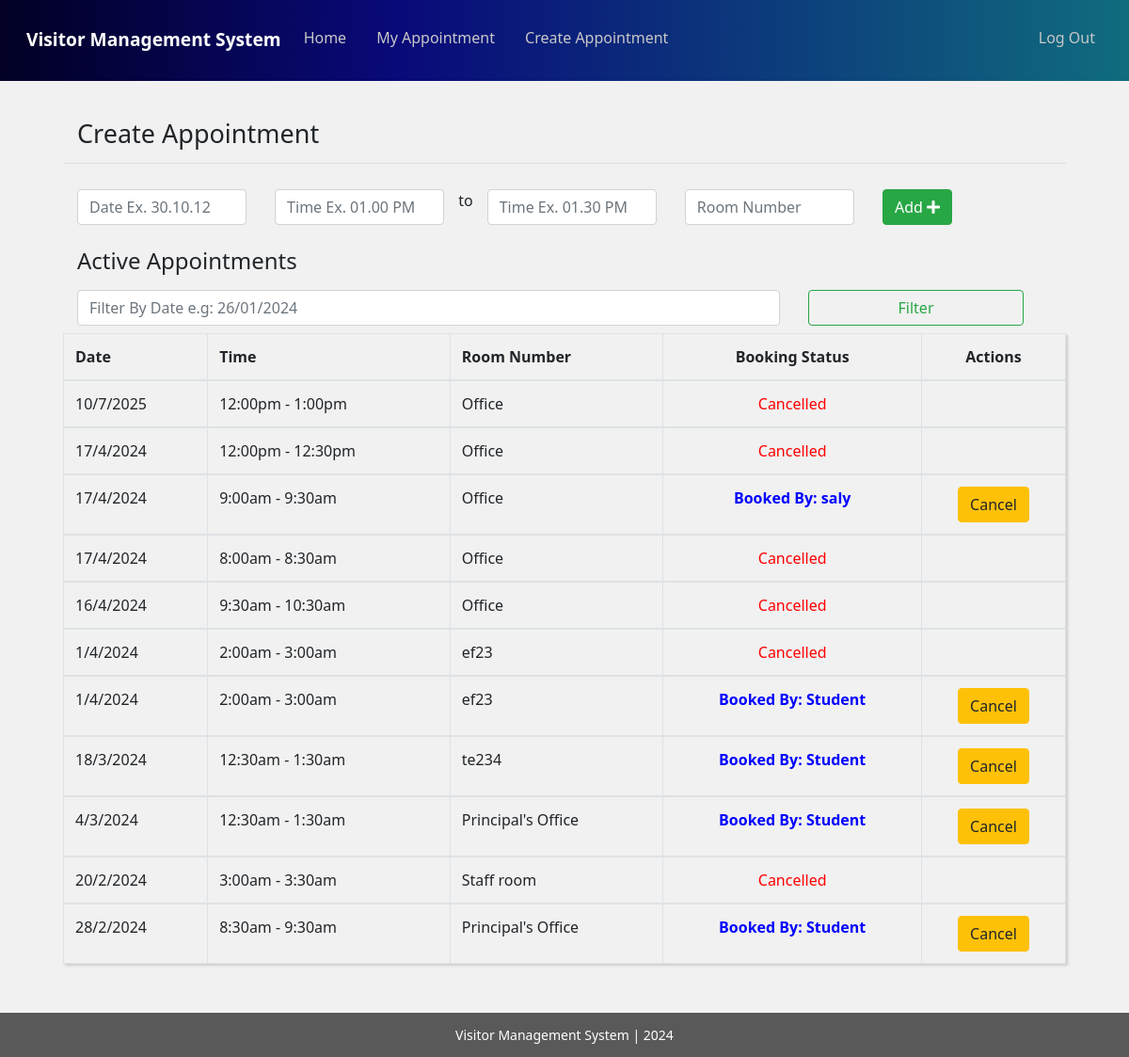
Before: /teacher/create_appointment/ (signed in) with the older database file.
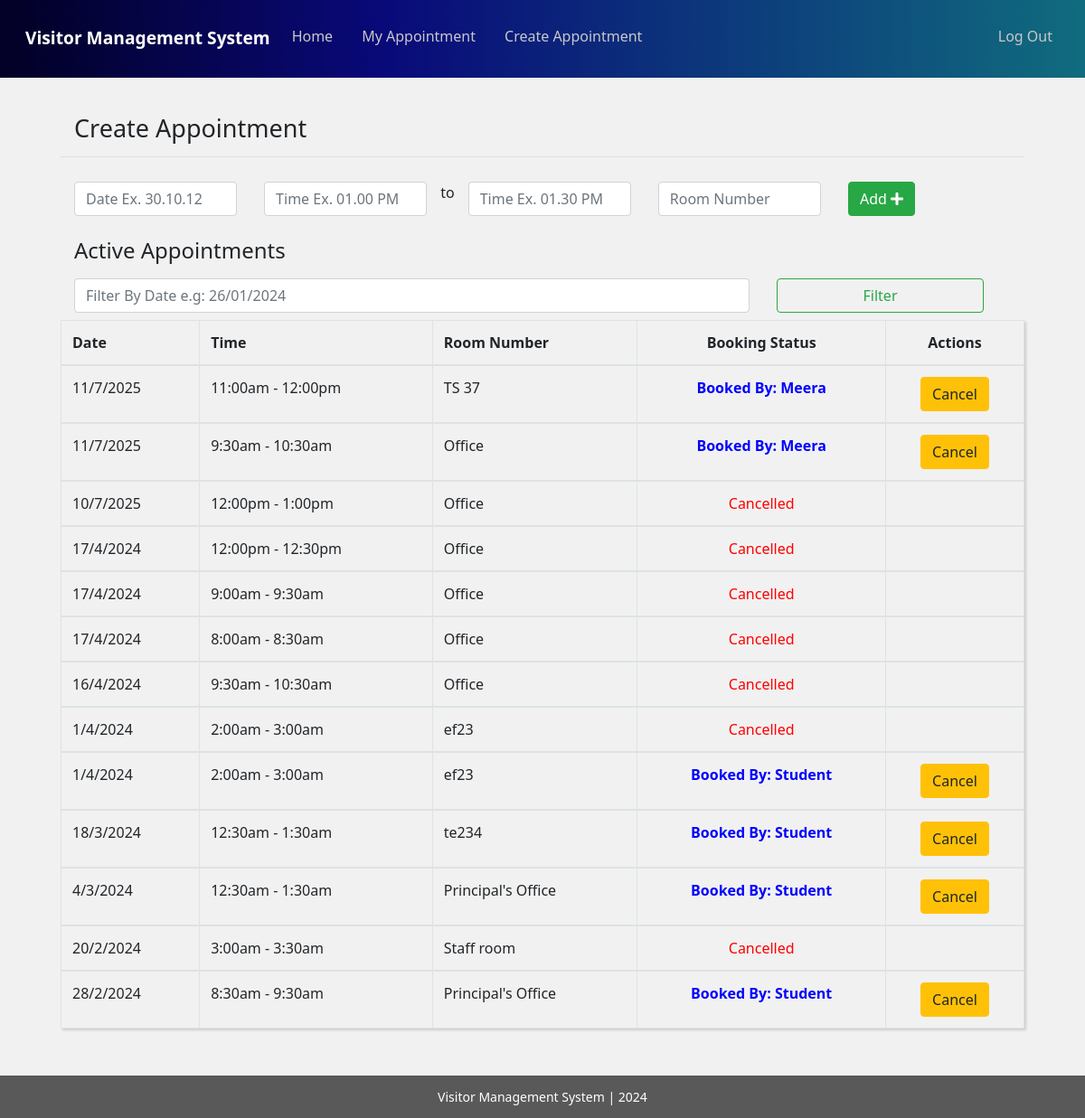
After: the same page with the newer database file.
### teacher/models.py (models this page shows, shortened)
class Appointment(models.Model):
	user=models.ForeignKey(settings.AUTH_USER_MODEL,blank=True, null=True,on_delete=models.DO_NOTHING)
	date=models.CharField(max_length=50)
	time_start=models.CharField(max_length=50)
	time_end=models.CharField(max_length=50)
	room_number=models.CharField(max_length=50)
	appointment_with=models.CharField(max_length=50,blank=True)
	update_time=models.DateField(auto_now=True, auto_now_add=False)
	frist_time=models.DateField(auto_now=False, auto_now_add=True)
	status=models.CharField(max_length=10, null=True)
	cancel_reason=models.TextField(blank=True)

### teacher/views.py (the view)
# urls.py: path('create_appointment/', views.teacher_appointment_list, name='teacher_appointment_list'),
def teacher_appointment_list(request):
	logger.info('add new entry')
	group_name=Group.objects.all().filter(user = request.user)# get logget user grouped name
	group_name=str(group_name[0]) # convert to string
	if "Teacher" == group_name:
		user_name=request.user.get_username()#Getting Username
		appointment_list = Appointment.objects.all().order_by("-id").filter(user=request.user)
		q=request.GET.get("q") #search start
		if q:
			appointment_list=appointment_list.filter(date__icontains=q)
		else:
			appointment_list = appointment_list #search end
		appointments= {
		    "query": appointment_list,
		    "user_name":user_name,
		    "form":AppointmentForm(),
		}
		form = AppointmentForm(request.POST or None)
		if form.is_valid():
			saving=form.save(commit=False)
			saving.user=request.user
			saving.save()
			messages.success(request, 'Post Created Sucessfully')
		return render(request, 'teacher_create_appointment.html', appointments )
	else:
		return redirect('http://127.0.0.1:8000/')

### teacher/forms.py
class AppointmentForm(forms.ModelForm):
	class Meta:
		model=Appointment
		fields=[
		    "date",
		    "time_start",
		    "time_end",
		    "room_number",
		    "appointment_with",
			"status"
		]

### templates/teacher_create_appointment.html (shortened to what the changed rows need)
{% extends 'common_teacher.html' %}
{% block common_teacher %}
   <div class="student">
           <div class="container">
          <div class="row min-height">
                             <table class="table table-hover table-bordered" style="box-shadow: rgba(0, 0, 0, 0.15) 1.95px 1.95px 2.6px;">
                                       <thead >
                                        <tr>
                                          <th scope="col">Date</th>
                                          <th scope="col">Time</th>
                                          <th scope="col">Room Number</th>
                                          <th scope="col" style="text-align: center;">Booking Status</th>
                                          <th scope="col" style="text-align: center;"> Actions</th>
                                        </tr>
                                      </thead>{% for appoint in query %}
                                      {% if appoint.appointment_with != '' %}
                                      <tbody>
                                        <tr>
                                          <td>{{appoint.date}}</td>
                                          <td>{{appoint.time_start}} - {{appoint.time_end}}</td>
                                          <td>{{appoint.room_number}}</td>
                                          <td style="text-align: center;">
                                            {% if appoint.status == "Cancelled" %}
                                              <div style="color: red; font-weight: 500;">{{appoint.status}}</div>
                                            {% else %}
                                            <div style="color: blue; font-weight: 600;">Booked By: {{appoint.appointment_with}}</div>
                                            {% endif %}
                                          </td>
                                          {% if appoint.status != "Cancelled" %}
                                          <td style="text-align: center;">
                                            <button type="button" class="btn btn-warning" data-toggle="modal" data-target="#cancelModal{{ appoint.id }}">Cancel</button>
                                          </td>
                                          {% endif %}
                                        </tr>
                                      </tbody>{% endif %}
                                      {% endfor %}
                              </table>
              </div>
          </div>
      </div>
{% endblock common_teacher %}

Changed rows visible on the page:
added Appointment: date "11/7/2025", time_start "11:00am", time_end "12:00pm", room_number "TS 37", appointment_with "Meera"
added Appointment: date "11/7/2025", time_start "9:30am", time_end "10:30am", room_number "Office", appointment_with "Meera"
changed Appointment "9:00am": status (not shown) → "Cancelled"; appointment_with "saly" → (not shown)
